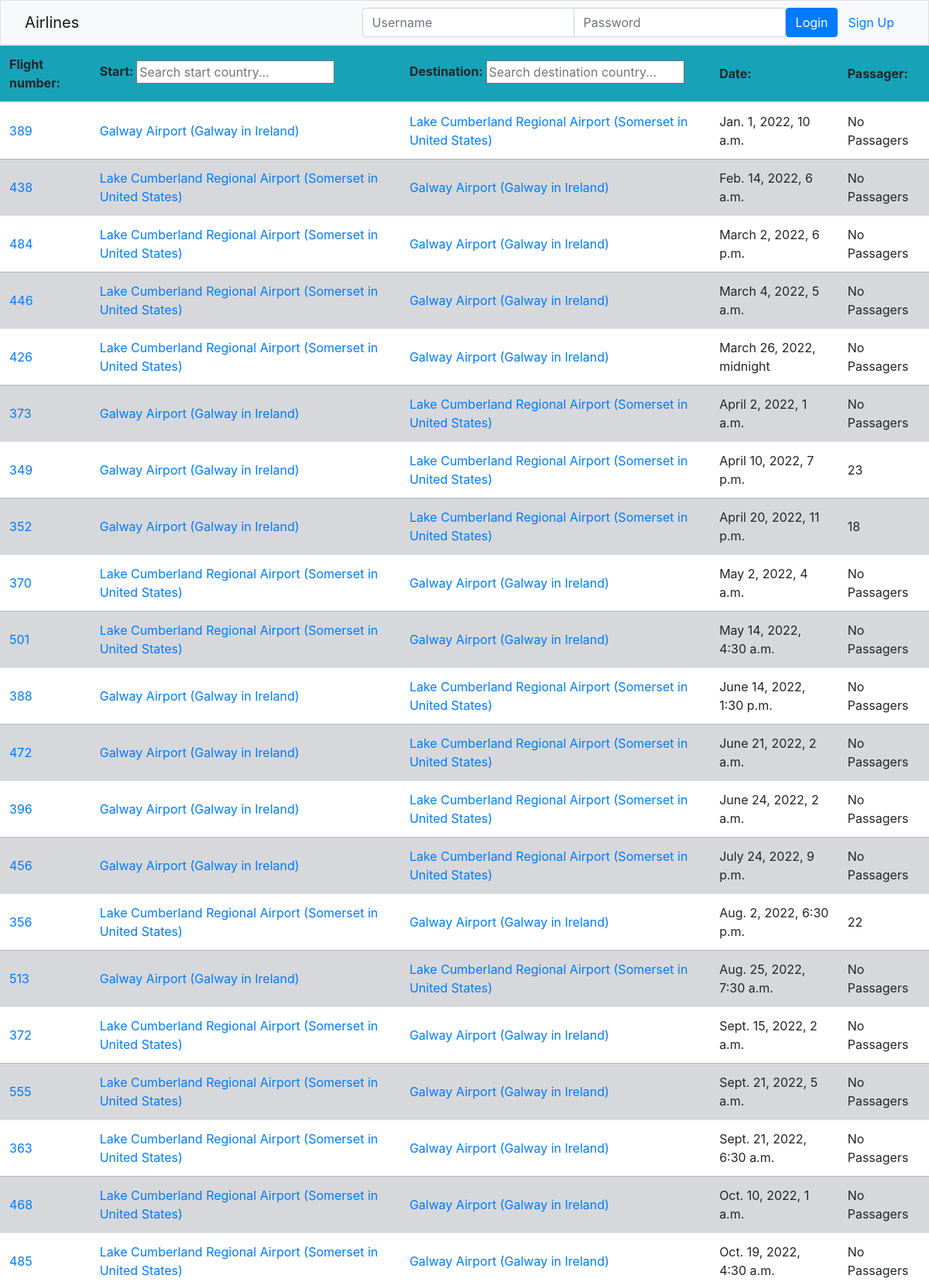
Page /airline/ (upper part) on the committed database.
### airline/models.py (models this page shows, shortened)
class Flight(models.Model):
    start = models.ForeignKey(Airport, on_delete=models.CASCADE, related_name='departure_flights')
    destination = models.ForeignKey(Airport, on_delete=models.CASCADE, related_name='arrival_flights')
    date = models.DateTimeField()

class Airport(models.Model):
    airport_id = models.IntegerField(primary_key=True)
    name = models.CharField(max_length=100)
    city = models.CharField(max_length=100)
    country = models.CharField(max_length=100)
    latitude = models.FloatField()
    longitude = models.FloatField()
    departures = models.ManyToManyField('Flight', related_name='departure_airports', blank=True)
    arrivals = models.ManyToManyField('Flight', related_name='arrival_airports', blank=True)
    def __str__(self):
        return f"{self.name}"

### airline/views.py (the view)
# urls.py: path('', views.index, name='index'),
def index(request):
    countries=set(Airport.objects.values_list('country', flat=True))
    context = {
        "airport": Airport.objects.all(),
        "passager":Passager.objects.all(),
        "flight":Flight.objects.all().order_by('date'),
        "countries": countries,
        }
    return render(request, template_name="airline/main.html", context=context)

### airline/templates/airline/main.html (shortened to what this page needs)
{% extends "airline/index.html" %}
{% block content %}
    <table class="table">
        <thead>
            <tr class="bg-info">
                <th class="align-middle">Flight number: </th>
                <th class="align-middle"><label for="start">Start: </label>
                    {% if countries|length > 5 %}
                        <input class="align-middle type="text" id="start" placeholder="Search start country...">
                    {% endif %}
                </th>
                <th class="align-middle"><label for="destination">Destination: </label>
                    {% if countries|length > 5 %}
                        <input class="align-middle type="text" id="destination" placeholder="Search destination country...">
                    {% endif %}
                </th>
                <th class="align-middle">Date: </th>
                <th class="align-middle">Passager: </th>
            </tr>
        </thead>
        <tbody id="flight-table-body">
            {% if not airport %}
                <form class="form-inline" action="{% url 'airline:upload_airport' %}" method="post">
                    {% csrf_token %}
                    <label for="vol">Enter quantity of Airport to load: (2-250)</label>
                    <input type="number" id="vol" name="vol" min="2" max="250">
                    <button class="btn btn-primary" type="submit">Upload Airport Data</button>
                </form>
            {% else %}
                {% if flight %}
                    {% for fli in flight %}
                    <tr data-start="{{fli.start.country}}" data-destination="{{fli.destination.country}}" data-date="{{fli.date}}">
                        <td class="align-middle"><a href="/airline/flight/{{fli.id}}">{{fli.id}}</a></td>
                        <td class="align-middle"><a href="/airline/airport/{{fli.start.airport_id}}">{{fli.start}} ({{fli.start.city}} in {{fli.start.country}})</a></td>
                        <td class="align-middle"><a href="/airline/airport/{{fli.destination.airport_id}}">{{fli.destination}} ({{fli.destination.city}} in {{fli.destination.country}})</a></td>
                        <td class="align-middle">{{fli.date}}</td>
                        {% if fli.passengers.all %}
                            {% if user.groups.all.0.name == 'Staff' or request.user.is_superuser  %}
                            <td style="width: 15%; max-height: 10%; overflow: hidden; line-height: 1em;">
                                {% for passagers in fli.passengers.all %}
                                    {% if forloop.counter <= 5 %}
                                        <a href="/airline/passager/{{passagers.id}}">{{passagers}}</a>,
                                    {% elif forloop.counter == 6 %}
                                        <a href='/airline/flight/{{fli.id}}'> and {{ fli.passengers.all|length|add:-5 }} more...</a>
                                    {% endif %}
                                {% endfor %}
                            </td>
                            {% else %}
                                <td class="align-middle">{{ fli.passengers.all|length }}</td>
                            {% endif %}
                        {% else %}
                            <td class="align-middle">No Passagers</td>
                        {% endif %}
                    </tr>
                    {% endfor %}
                {% endif %}
            {% endif %}
        </tbody>
    </table>
{% endblock %}

### airline/templates/airline/index.html (shortened to what this page needs)
<!DOCTYPE html>
<html lang="en">
<head>
    {% load static %}
    <link rel="stylesheet" href="https://maxcdn.bootstrapcdn.com/bootstrap/4.5.2/css/bootstrap.min.css">
</head>
<body>
    <nav class="navbar navbar-light bg-light border">
        <div class="container-fluid">
            <div class="navbar-header">
                  <a class="navbar-brand" href="/airline/">Airlines</a>
            </div>
            <ul class="nav navbar-nav navbar-right">
                {% if user.is_authenticated%}
                <li>
                    <a class="btn btn-link" href="#">{{ user.first_name }}({{ user.username }})</a>
                    <a class="btn btn-link" href="{% url 'user:logout' %}">Logout</a>
                    {% if user.groups.all.0.name == 'Staff' or request.user.is_superuser  %}
                    <a class="btn btn-link" href="/airline/add_data">Add data</a>
                    {% endif %}
                </li>
                {% else %}
                <li>
                    <form class="form-inline" action="{% url 'user:login' %}" method="post">
                        <div class="input-group">
                            <input type="text" class="form-control" placeholder="Username" name="username" >
                            <input type="password" class="form-control" placeholder="Password" name="psw" >
                            <button class="btn btn-primary" type="submit">Login</button>
                            <a class="btn btn-link" href="{% url 'user:registration' %}">Sign Up</a>
                        </div>
                    </form>
                </li>
                {% endif %}
            </ul>
        </div>
    </nav>
{% block content %}
{% endblock %}
</body>
</html>

### rows in the picture
Flight: id "389", start "Galway Airport", start.city "Galway", start.country "Ireland", destination "Lake Cumberland Regional Airport", destination.city "Somerset", destination.country "United States", date "Jan. 1, 2022, 10 a.m.", shows "No Passagers"
Flight: id "438", start "Lake Cumberland Regional Airport", start.city "Somerset", start.country "United States", destination "Galway Airport", destination.city "Galway", destination.country "Ireland", date "Feb. 14, 2022, 6 a.m.", shows "No Passagers"
Flight: id "484", start "Lake Cumberland Regional Airport", start.city "Somerset", start.country "United States", destination "Galway Airport", destination.city "Galway", destination.country "Ireland", date "March 2, 2022, 6 p.m.", shows "No Passagers"
Flight: id "446", start "Lake Cumberland Regional Airport", start.city "Somerset", start.country "United States", destination "Galway Airport", destination.city "Galway", destination.country "Ireland", date "March 4, 2022, 5 a.m.", shows "No Passagers"
Flight: id "426", start "Lake Cumberland Regional Airport", start.city "Somerset", start.country "United States", destination "Galway Airport", destination.city "Galway", destination.country "Ireland", date "March 26, 2022, midnight", shows "No Passagers"
Flight: id "373", start "Galway Airport", start.city "Galway", start.country "Ireland", destination "Lake Cumberland Regional Airport", destination.city "Somerset", destination.country "United States", date "April 2, 2022, 1 a.m.", shows "No Passagers"
Flight: id "349", start "Galway Airport", start.city "Galway", start.country "Ireland", destination "Lake Cumberland Regional Airport", destination.city "Somerset", destination.country "United States", date "April 10, 2022, 7 p.m.", passengers.all|length "23"
Flight: id "352", start "Galway Airport", start.city "Galway", start.country "Ireland", destination "Lake Cumberland Regional Airport", destination.city "Somerset", destination.country "United States", date "April 20, 2022, 11 p.m.", passengers.all|length "18"
Flight: id "370", start "Lake Cumberland Regional Airport", start.city "Somerset", start.country "United States", destination "Galway Airport", destination.city "Galway", destination.country "Ireland", date "May 2, 2022, 4 a.m.", shows "No Passagers"
Flight: id "501", start "Lake Cumberland Regional Airport", start.city "Somerset", start.country "United States", destination "Galway Airport", destination.city "Galway", destination.country "Ireland", date "May 14, 2022, 4:30 a.m.", shows "No Passagers"
Flight: id "388", start "Galway Airport", start.city "Galway", start.country "Ireland", destination "Lake Cumberland Regional Airport", destination.city "Somerset", destination.country "United States", date "June 14, 2022, 1:30 p.m.", shows "No Passagers"
Flight: id "472", start "Galway Airport", start.city "Galway", start.country "Ireland", destination "Lake Cumberland Regional Airport", destination.city "Somerset", destination.country "United States", date "June 21, 2022, 2 a.m.", shows "No Passagers"
Flight: id "396", start "Galway Airport", start.city "Galway", start.country "Ireland", destination "Lake Cumberland Regional Airport", destination.city "Somerset", destination.country "United States", date "June 24, 2022, 2 a.m.", shows "No Passagers"
Flight: id "456", start "Galway Airport", start.city "Galway", start.country "Ireland", destination "Lake Cumberland Regional Airport", destination.city "Somerset", destination.country "United States", date "July 24, 2022, 9 p.m.", shows "No Passagers"
Flight: id "356", start "Lake Cumberland Regional Airport", start.city "Somerset", start.country "United States", destination "Galway Airport", destination.city "Galway", destination.country "Ireland", date "Aug. 2, 2022, 6:30 p.m.", passengers.all|length "22"
Flight: id "513", start "Galway Airport", start.city "Galway", start.country "Ireland", destination "Lake Cumberland Regional Airport", destination.city "Somerset", destination.country "United States", date "Aug. 25, 2022, 7:30 a.m.", shows "No Passagers"
Flight: id "372", start "Lake Cumberland Regional Airport", start.city "Somerset", start.country "United States", destination "Galway Airport", destination.city "Galway", destination.country "Ireland", date "Sept. 15, 2022, 2 a.m.", shows "No Passagers"
Flight: id "555", start "Lake Cumberland Regional Airport", start.city "Somerset", start.country "United States", destination "Galway Airport", destination.city "Galway", destination.country "Ireland", date "Sept. 21, 2022, 5 a.m.", shows "No Passagers"
Flight: id "363", start "Lake Cumberland Regional Airport", start.city "Somerset", start.country "United States", destination "Galway Airport", destination.city "Galway", destination.country "Ireland", date "Sept. 21, 2022, 6:30 a.m.", shows "No Passagers"
Flight: id "468", start "Lake Cumberland Regional Airport", start.city "Somerset", start.country "United States", destination "Galway Airport", destination.city "Galway", destination.country "Ireland", date "Oct. 10, 2022, 1 a.m.", shows "No Passagers"
Flight: id "485", start "Lake Cumberland Regional Airport", start.city "Somerset", start.country "United States", destination "Galway Airport", destination.city "Galway", destination.country "Ireland", date "Oct. 19, 2022, 4:30 a.m.", shows "No Passagers"
